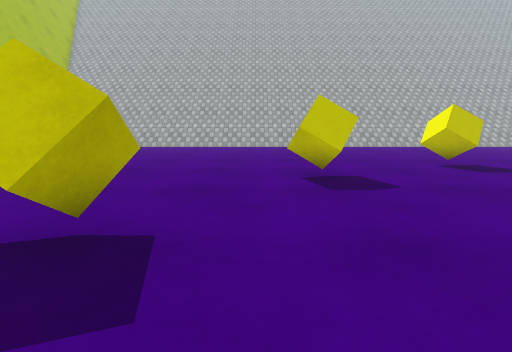
View 1 (above)

19 first-person views from a walk through a Unity game level. The camera is 0.53 m above the floor, tilts 10° down and sees 90° across. The floor is counted in squares, 0.5 m on a side. Each view is taken from the middle of a square. On the plan, view 1 faces up. The plan holds only what a view shows up to about 11 squares ahead; the rest is blank. The place goes on beyond the plan. The player character is not drawn. Surface patterns are stand-ins for the level's own textures.

View 2
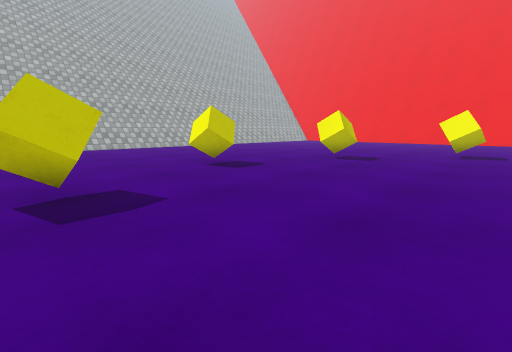

View 3
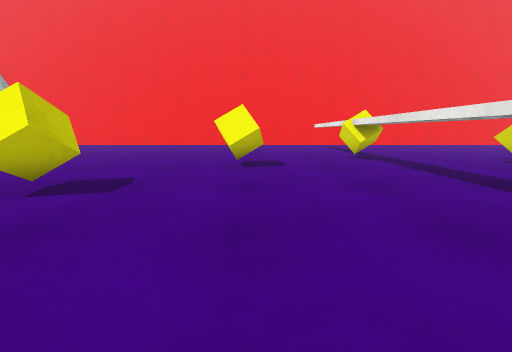

View 4
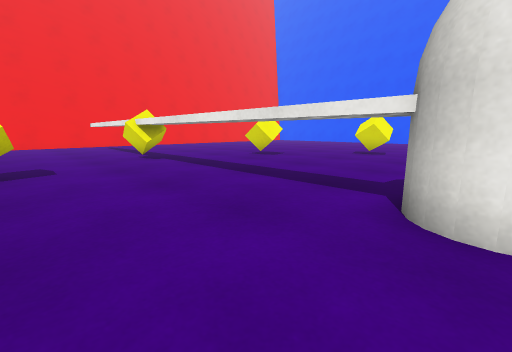

View 5
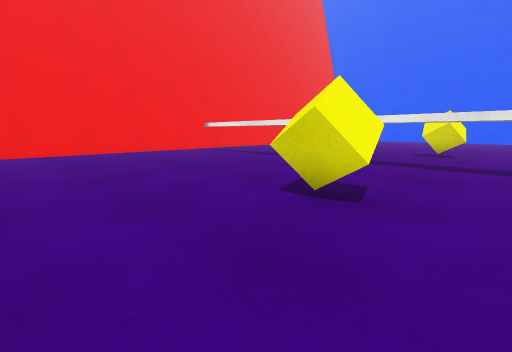

View 6
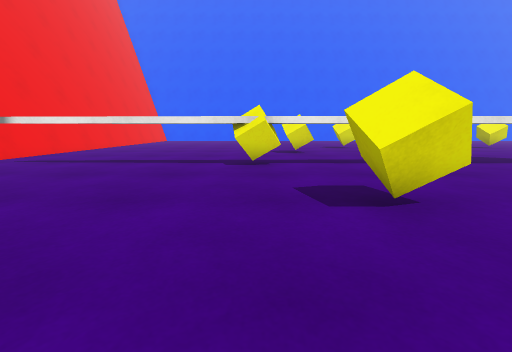

View 7
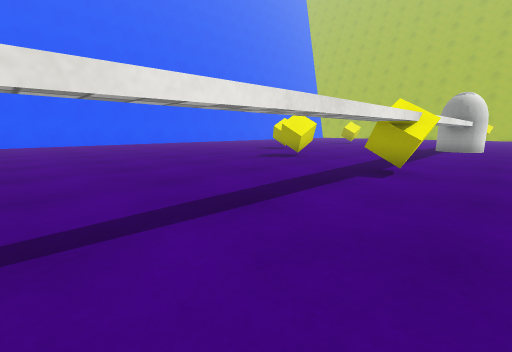

View 8
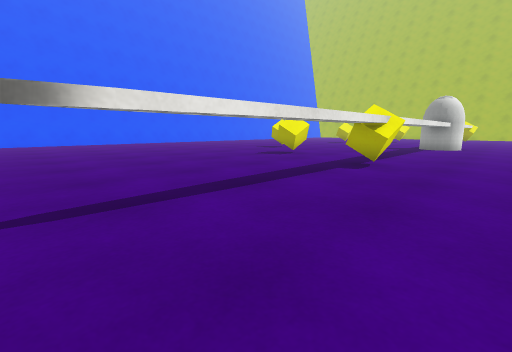

View 9
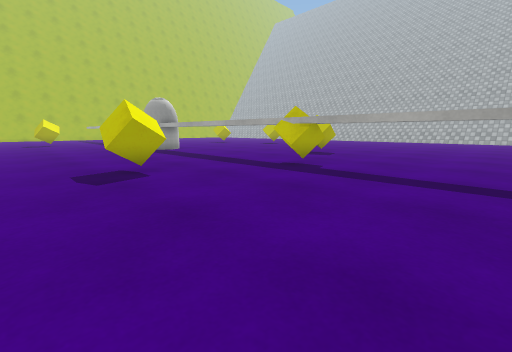

View 10
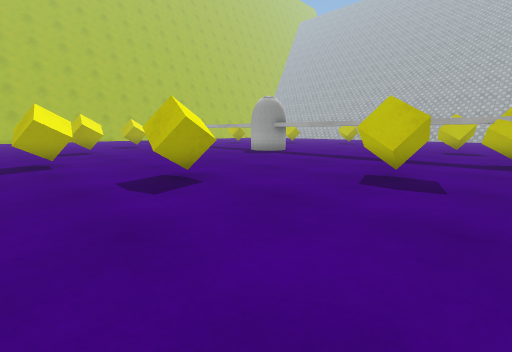

View 11
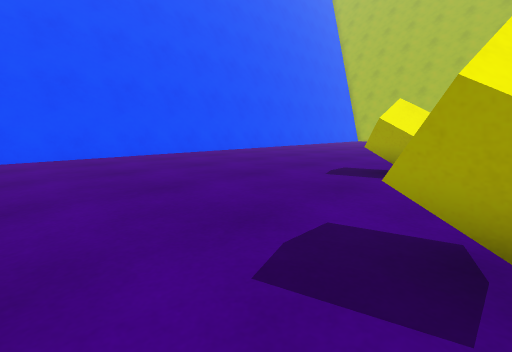

View 12
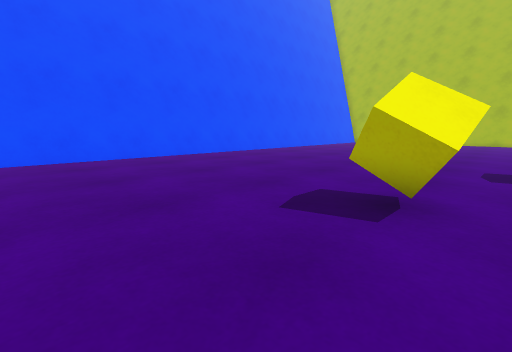

View 13
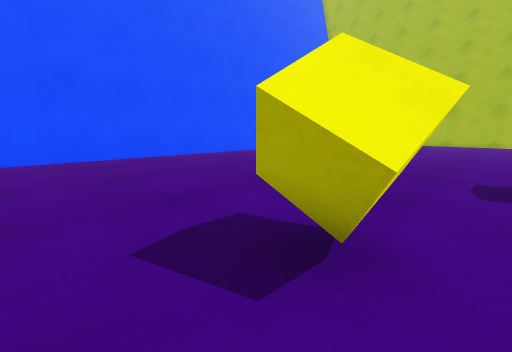

View 14
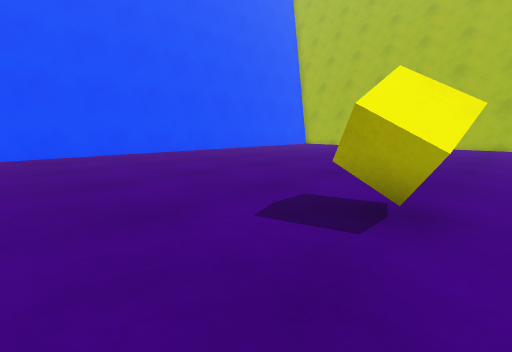

View 15
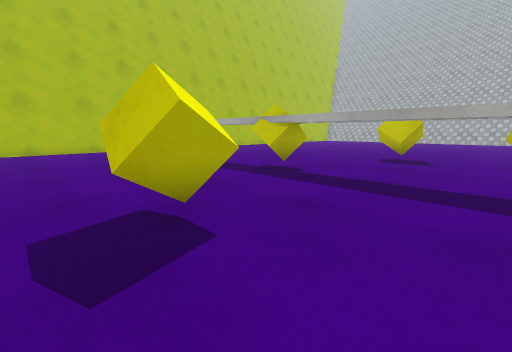

View 16
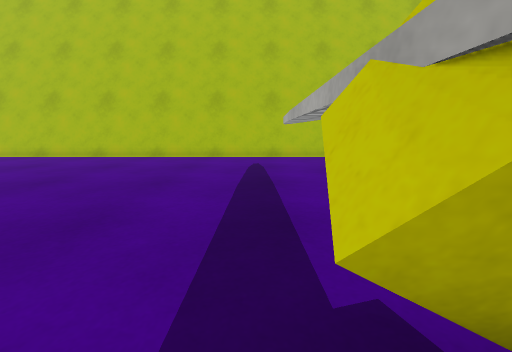

View 17
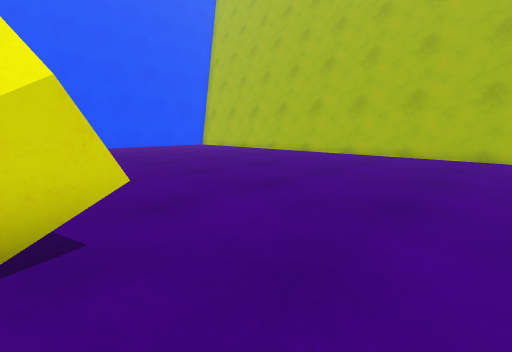

View 18
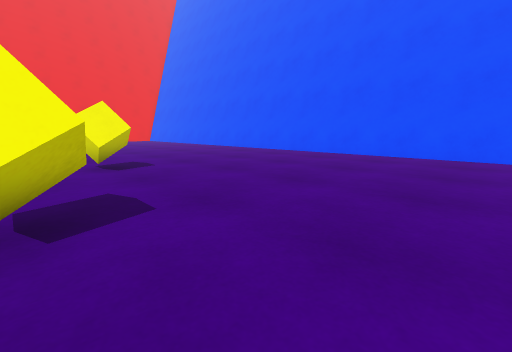

View 19
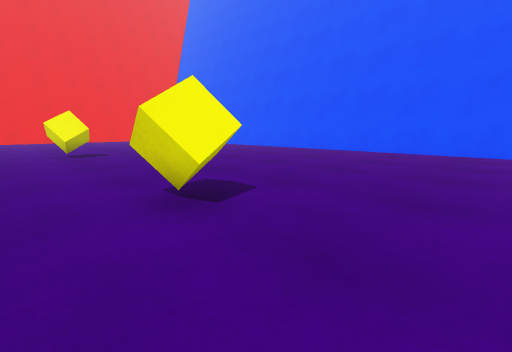

### Floor plan
Key: @ floor where view 1 was taken; # wall or solid block; . floor; T thing the floor can be seen under or through; O other object.
Columns run from 14 left of view 1 to 26 right of it. Each row starts with its distance up from view 1.
 11          ....... ..... ..
 10          ................
  9           ..............     ...
  8           ..........O...  ......
  7           ......................
  6            ....OO.......OO..............#
  5            .............................#
  4           ..............................#
  3           ..O...............O..........
  2           ..O...............O.........
  1          ..............................
  0 #.      ......@.    ...................
 -1 #..... .........    O..................
 -2 #.. TTTTTTTTTTTT    OTTTTTTTTTTTTTTTTTT
 -3 #...............    O...................
 -4 #...............    ....................#
 -5 #...............      ..................#
 -6 #...........O...      ......O..........
 -7 #...........O...     .......O..........
 -8 #......................................
 -9 #......................................
-10 #..............OO.......OO..... .......
-11 #..............................  ......
-12 #..  ...............O..........   .....
-13 #.    .........................    ....
-14 #      .....................        ...
-15         ....................
-16            .................
-17             ................
-18             ................
-19             ................
-20             ................
-21             ................
-22             ################

Positions as (right, up) in squares from view 1, and headings:
1: (0, 0), facing up
2: (1, 1), facing up-right
3: (6, 2), facing right
4: (6, 2), facing down-right
5: (12, 6), facing down-right
6: (16, 6), facing down
7: (23, 0), facing down-left
8: (24, 1), facing down-left
9: (21, -9), facing up-left
10: (16, -13), facing up-left
11: (13, -10), facing down-left
12: (10, -11), facing down-left
13: (8, -11), facing down-left
14: (5, -9), facing down-left
15: (1, -8), facing up-left
16: (-3, -3), facing left
17: (-2, -4), facing down-left
18: (-2, -10), facing down-right
19: (-2, -8), facing down-right
